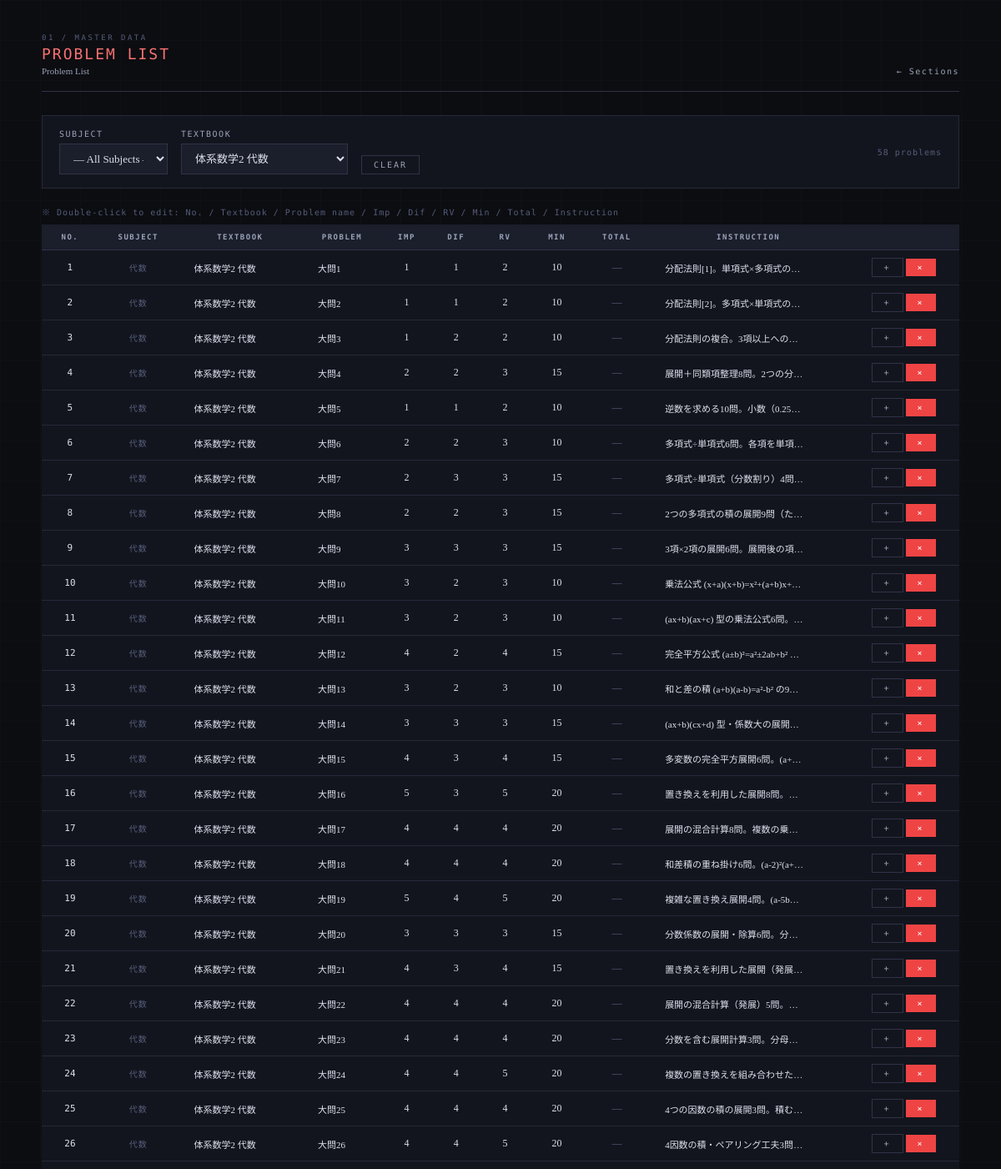
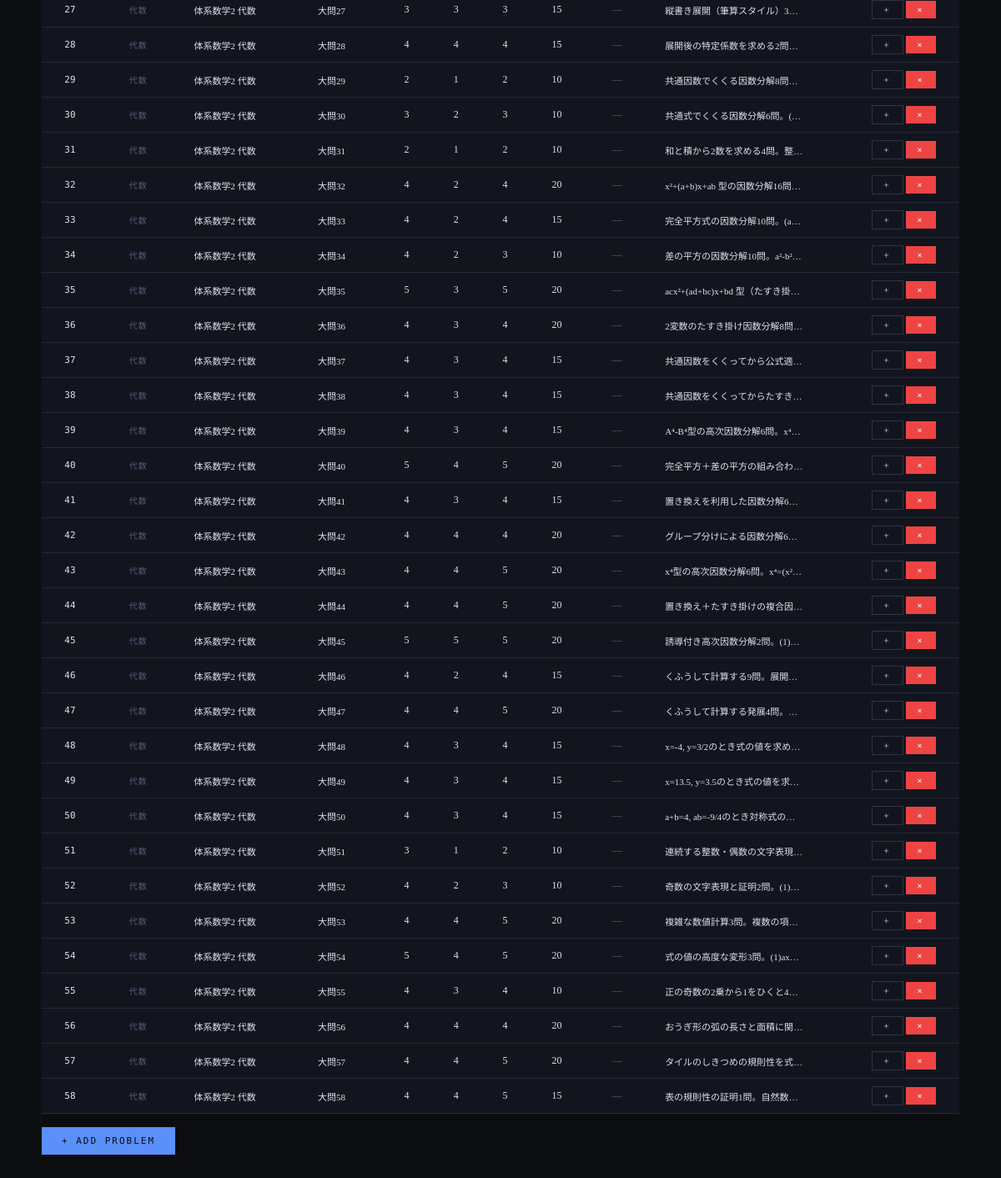
The page /problems/list?textbook_id=1 on the database as committed earlier (2 pictures, top to bottom).
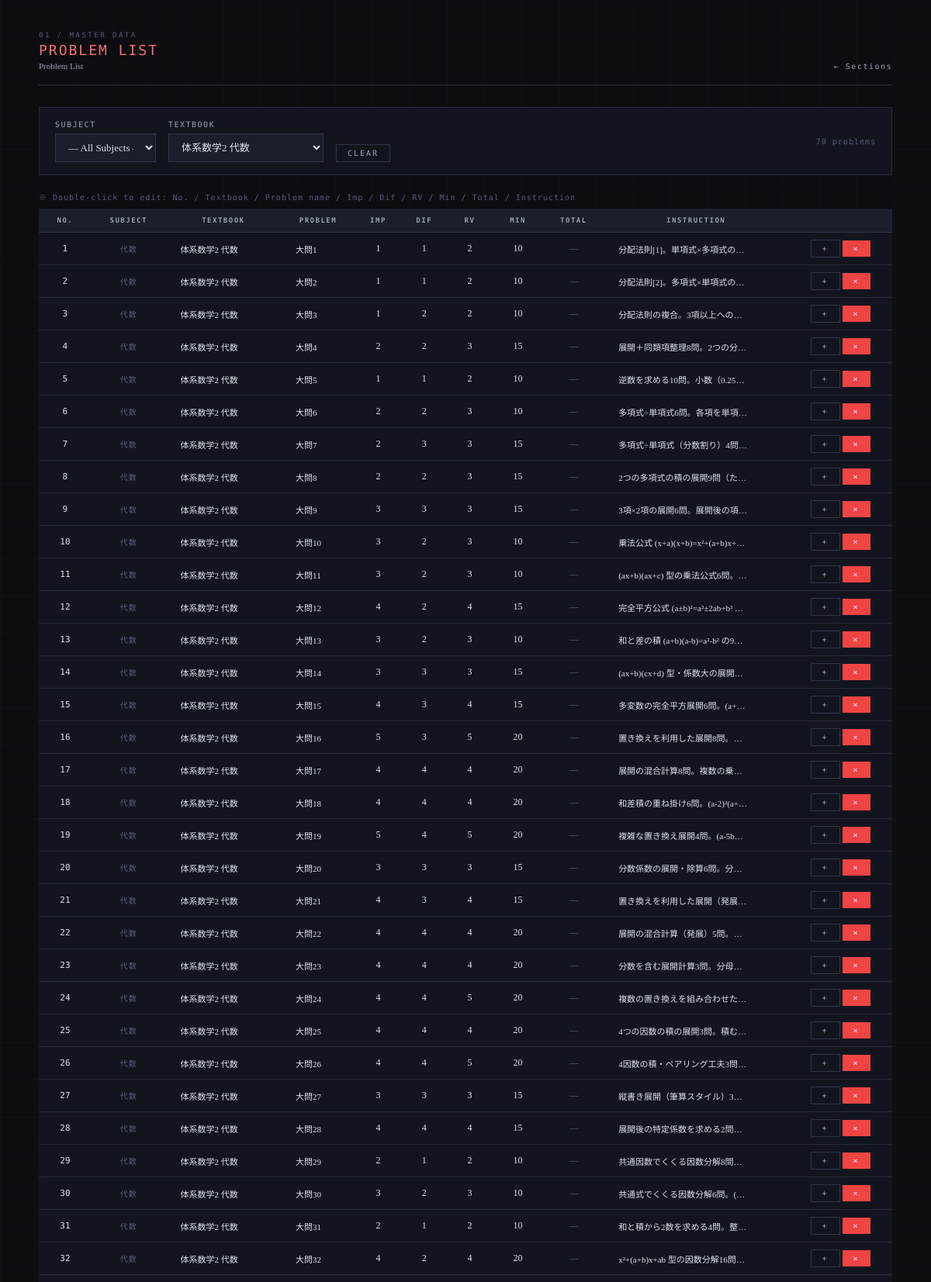
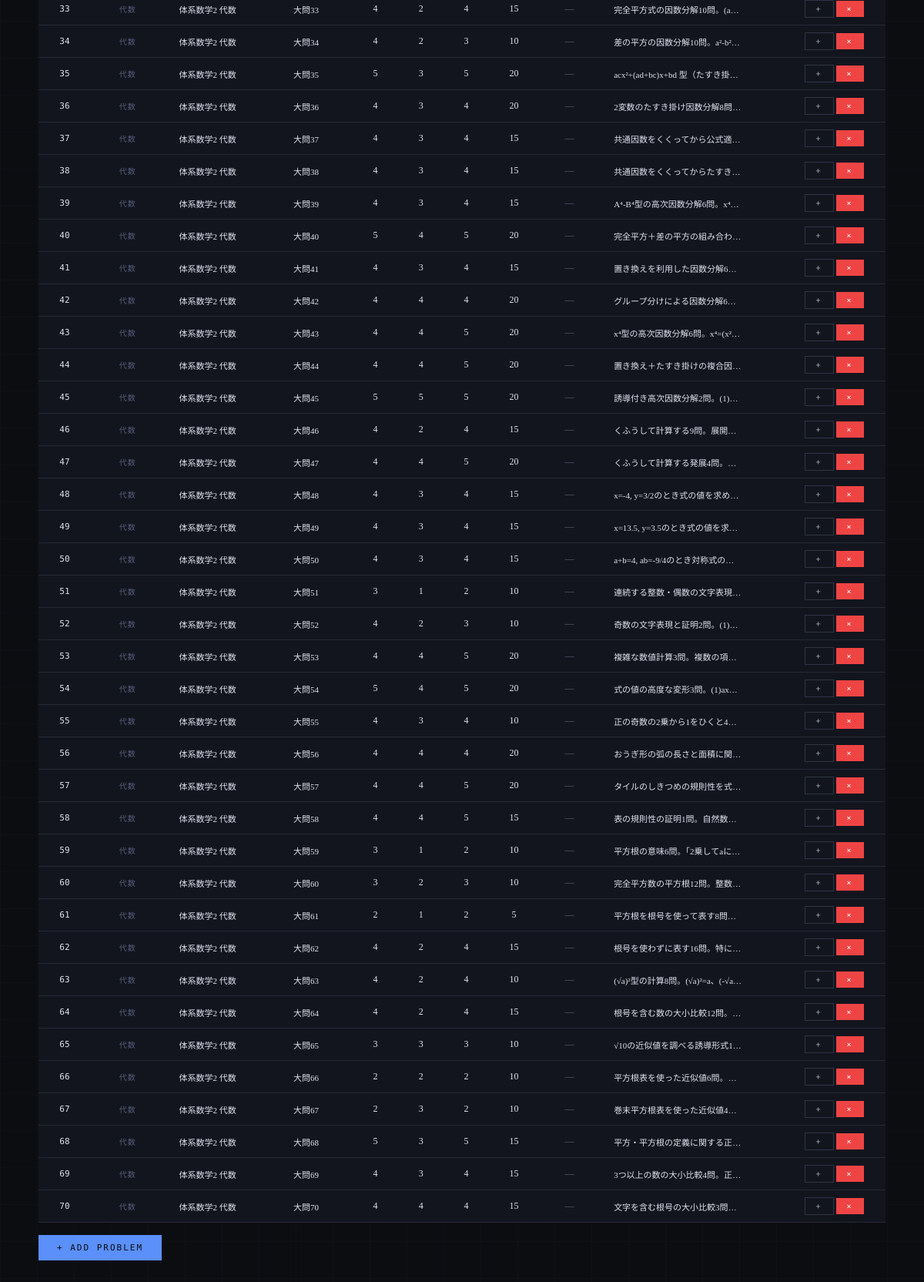
The same page on the database as committed later (2 pictures, top to bottom).
### tables this page shows
CREATE TABLE problems (
            problem_id INTEGER PRIMARY KEY AUTOINCREMENT,
            subject TEXT NOT NULL,
            textbook TEXT NOT NULL,
            problem_number TEXT NOT NULL,
            importance TEXT NOT NULL,
            type TEXT NOT NULL
        , instruction TEXT, difficulty INTEGER DEFAULT 3, review_value INTEGER DEFAULT 3, estimated_minutes INTEGER DEFAULT 15, textbook_id INTEGER, section_id INTEGER, order_in_textbook INTEGER, total_minutes INTEGER DEFAULT NULL);

### app.py (the view)
@app.route("/problems/list")
def problems_list():
    conn = get_connection()
    c = conn.cursor()
    subject     = request.args.get("subject", "")
    textbook_id = request.args.get("textbook_id", "")
    query = """
        SELECT p.problem_id, p.subject, p.textbook, p.textbook_id,
               p.problem_number, p.importance, p.difficulty, p.review_value,
               p.estimated_minutes, p.total_minutes, p.instruction, p.order_in_textbook
        FROM problems p
        WHERE 1=1
    """
    params = []
    if subject:
        query += " AND p.subject=?"
        params.append(subject)
    if textbook_id:
        query += " AND p.textbook_id=?"
        params.append(textbook_id)
    query += " ORDER BY p.order_in_textbook, p.problem_id"
    c.execute(query, params)
    problems = c.fetchall()
    c.execute("SELECT DISTINCT subject FROM problems ORDER BY subject")
    all_subjects = [r["subject"] for r in c.fetchall()]
    if subject:
        c.execute("""
            SELECT t.textbook_id, t.name, t.subject
            FROM textbooks t
            WHERE t.subject=?
            ORDER BY t.name
        """, (subject,))
    else:
        c.execute("""
            SELECT t.textbook_id, t.name, t.subject
            FROM textbooks t
            ORDER BY t.subject, t.name
        """)
    all_textbooks = c.fetchall()
    c.execute("SELECT * FROM students ORDER BY student_id")
    students_list = c.fetchall()
    conn.close()
    return render_template("problems_list.html",
                           problems=problems,
                           all_subjects=all_subjects,
                           all_textbooks=all_textbooks,
                           selected_subject=subject,
                           selected_textbook=textbook_id,
                           students=students_list)

### database.py (called while the page is built)
def get_connection():
    conn = sqlite3.connect(DB_PATH)
    conn.row_factory = sqlite3.Row
    return conn

### templates/problems_list.html (shortened to what the changed rows need)
<!DOCTYPE html>
<html lang="ja">
<head>
</head>
<body>
<div class="container">
  <div class="card fade-in" style="padding:16px 20px;">
    <form method="GET" id="filter-form"
          style="display:flex;gap:16px;align-items:flex-end;flex-wrap:wrap;">
      <div>
        <label>Subject</label>
        <select name="subject" id="filter-subject" style="width:130px;"
                onchange="updateTextbooks(); this.form.submit();">
        </select>
      </div>
      <div>
        <label>Textbook</label>
        <select name="textbook_id" id="filter-textbook" style="width:200px;" onchange="this.form.submit();">
        </select>
      </div>
      {% if selected_subject or selected_textbook %}
      <a href="/problems/list" class="btn btn-ghost btn-sm">Clear</a>
      {% endif %}
      <span class="meta-text" style="margin-left:auto;align-self:center;">
        {{ problems|length }} problems
      </span>
    </form>
  </div>
  <div class="fade-in" style="overflow-x:auto;">
  <table class="data-table" id="problem-table">
    <thead>
      <tr>
        <th>No.</th><th>Subject</th><th>Textbook</th><th>Problem</th>
        <th>Imp</th><th>Dif</th><th>RV</th><th>Min</th><th>Total</th>
        <th>Instruction</th><th></th>
      </tr>
    </thead>
    <tbody>
    {% for p in problems %}
    <tr id="prow-{{ p.problem_id }}">
      <td class="editable-cell" data-problem="{{ p.problem_id }}"
        data-field="order_in_textbook">
        <span class="editable" ondblclick="startNumEdit(this, 1, 9999, 1)"
          style="font-family:'DM Mono',monospace;font-size:11px;">
          {{ p.order_in_textbook or '—' }}
        </span>
      </td>
      <td class="meta-text">{{ p.subject }}</td>
      <td class="editable-cell left" data-problem="{{ p.problem_id }}"
        data-field="textbook" style="max-width:140px;position:relative;">
        <span class="editable" ondblclick="startTextbookEdit(this)"
          style="font-size:11px;display:block;overflow:hidden;
            text-overflow:ellipsis;white-space:nowrap;max-width:140px;">
          {{ p.textbook }}
        </span>
      </td>
      <td class="editable-cell left" data-problem="{{ p.problem_id }}" data-field="problem_number"
        style="max-width:160px;">
        <span class="editable" ondblclick="startTextLineEdit(this)"
          style="font-size:11px;display:block;overflow:hidden;text-overflow:ellipsis;white-space:nowrap;max-width:160px;">
          {{ p.problem_number }}
        </span>
      </td>
      <td class="editable-cell" data-problem="{{ p.problem_id }}" data-field="importance">
        <span class="editable" ondblclick="startNumEdit(this)">{{ p.importance }}</span>
      </td>
      <td class="editable-cell" data-problem="{{ p.problem_id }}" data-field="difficulty">
        <span class="editable" ondblclick="startNumEdit(this)">{{ p.difficulty }}</span>
      </td>
      <td class="editable-cell" data-problem="{{ p.problem_id }}" data-field="review_value">
        <span class="editable" ondblclick="startNumEdit(this)">{{ p.review_value }}</span>
      </td>
      <td class="editable-cell" data-problem="{{ p.problem_id }}" data-field="estimated_minutes">
        <span class="editable" ondblclick="startNumEdit(this, 5, 120, 5)">{{ p.estimated_minutes }}</span>
      </td>
      <td class="editable-cell" data-problem="{{ p.problem_id }}" data-field="total_minutes"><span class="editable" ondblclick="startNumEdit(this, 5, 999, 5)" style="color:var(--text-dim);">{{ p.total_minutes if p.total_minutes else '—' }}</span></td>
      <td class="editable-cell left" data-problem="{{ p.problem_id }}" data-field="instruction"
        style="max-width:180px;">
        <span class="editable" ondblclick="startTextEdit(this)"
          style="font-size:11px;display:block;overflow:hidden;text-overflow:ellipsis;white-space:nowrap;max-width:180px;">
          {{ p.instruction or '—' }}
        </span>
      </td>
      <td>
        <button class="btn btn-ghost btn-sm"
          onclick="showAddAssignment({{ p.problem_id }})"
          title="Add to assignments">+</button>
        <button class="btn btn-danger btn-sm"
          onclick="deleteProblem({{ p.problem_id }}, this)">×</button>
      </td>
    </tr>
    {% endfor %}
    </tbody>
  </table>
  </div>
</div>
</body>
</html>

Rows that differ between the two databases and show on the page:
added problems: order_in_textbook "59", subject "代数", textbook "体系数学2 代数", problem_number "大問59", importance "3", difficulty "1", review_value "2", estimated_minutes "10", total_minutes "—", instruction "平方根の意味6問。「2乗してaに…"
added problems: order_in_textbook "60", subject "代数", textbook "体系数学2 代数", problem_number "大問60", importance "3", difficulty "2", review_value "3", estimated_minutes "10", total_minutes "—", instruction "完全平方数の平方根12問。整数…"
added problems: order_in_textbook "61", subject "代数", textbook "体系数学2 代数", problem_number "大問61", importance "2", difficulty "1", review_value "2", estimated_minutes "5", total_minutes "—", instruction "平方根を根号を使って表す8問…"
added problems: order_in_textbook "62", subject "代数", textbook "体系数学2 代数", problem_number "大問62", importance "4", difficulty "2", review_value "4", estimated_minutes "15", total_minutes "—", instruction "根号を使わずに表す16問。特に…"
added problems: order_in_textbook "63", subject "代数", textbook "体系数学2 代数", problem_number "大問63", importance "4", difficulty "2", review_value "4", estimated_minutes "10", total_minutes "—", instruction "(√a)²型の計算8問。(√a)²=a、(-√a…"
added problems: order_in_textbook "64", subject "代数", textbook "体系数学2 代数", problem_number "大問64", importance "4", difficulty "2", review_value "4", estimated_minutes "15", total_minutes "—", instruction "根号を含む数の大小比較12問。…"
added problems: order_in_textbook "65", subject "代数", textbook "体系数学2 代数", problem_number "大問65", importance "3", difficulty "3", review_value "3", estimated_minutes "10", total_minutes "—", instruction "√10の近似値を調べる誘導形式1…"
added problems: order_in_textbook "66", subject "代数", textbook "体系数学2 代数", problem_number "大問66", importance "2", difficulty "2", review_value "2", estimated_minutes "10", total_minutes "—", instruction "平方根表を使った近似値6問。…"
added problems: order_in_textbook "67", subject "代数", textbook "体系数学2 代数", problem_number "大問67", importance "2", difficulty "3", review_value "2", estimated_minutes "10", total_minutes "—", instruction "巻末平方根表を使った近似値4…"
added problems: order_in_textbook "68", subject "代数", textbook "体系数学2 代数", problem_number "大問68", importance "5", difficulty "3", review_value "5", estimated_minutes "15", total_minutes "—", instruction "平方・平方根の定義に関する正…"
added problems: order_in_textbook "69", subject "代数", textbook "体系数学2 代数", problem_number "大問69", importance "4", difficulty "3", review_value "4", estimated_minutes "15", total_minutes "—", instruction "3つ以上の数の大小比較4問。正…"
added problems: order_in_textbook "70", subject "代数", textbook "体系数学2 代数", problem_number "大問70", importance "4", difficulty "4", review_value "4", estimated_minutes "15", total_minutes "—", instruction "文字を含む根号の大小比較3問…"
Other text that changed with them:
{{ problems|length }}: "58" → "70"
